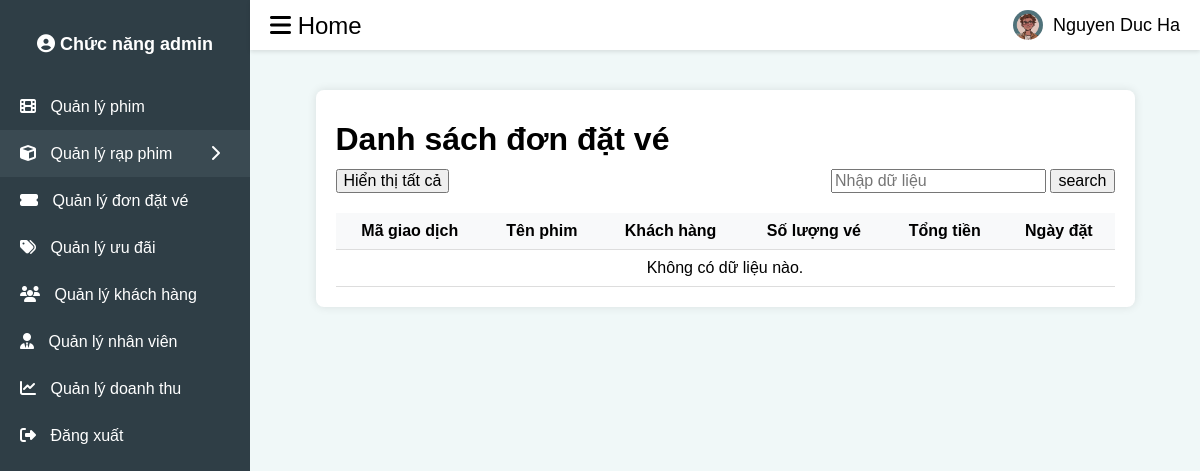
The app's page /admin/ticket_order/order.php, older data.
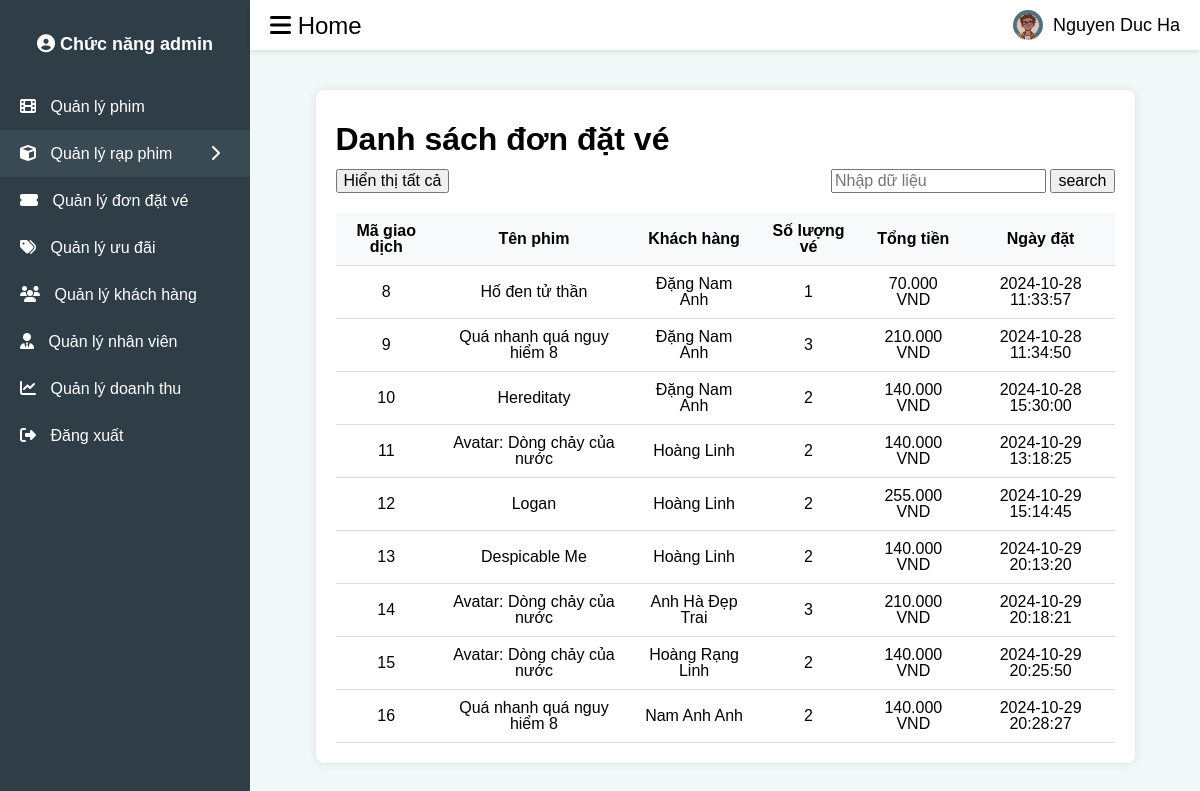
The same page, newer data.
### tables this page shows
CREATE TABLE `ticketbookings` (
  `id` int(11) NOT NULL,
  `movie_name` varchar(255) NOT NULL,
  `customer_id` int(11) NOT NULL,
  `ticket_quantity` int(11) NOT NULL,
  `total_price` decimal(10,2) NOT NULL,
  `screening_time` time NOT NULL,
  `booking_date` datetime DEFAULT current_timestamp()
);

CREATE TABLE `customers` (
  `id` int(11) NOT NULL,
  `customer_name` varchar(255) NOT NULL,
  `email` varchar(255) NOT NULL,
  `phone` varchar(15) NOT NULL,
  `username` varchar(50) NOT NULL,
  `password_cs` varchar(255) NOT NULL
);

### admin/ticket_order/order.php (the view, shortened to what the changed rows need)
<?php
include '../../user/db_connection.php';
$search = isset($_GET['search']) ? addslashes($_GET['search']) : '';
?>
<!DOCTYPE html>
<html lang="en">
<head>
    <link rel="stylesheet" href="https://cdnjs.cloudflare.com/ajax/libs/normalize/8.0.1/normalize.min.css" />
    <link rel="stylesheet" href="../../assets/css/base.css">
    <link rel="stylesheet" href="../css/mainadmin.css">
    <link rel="stylesheet" href="../movie_management/ad_movie.css">
    <link rel="stylesheet" href="/4scinema/assets/fonts/fontawesome-free-6.6.0-web/css/all.min.css">
</head>
<body>
<div class="sidebar">
        <h2>
            <a href="../admin.php">
                <i class="fas fa-user-circle"></i>
                Chức năng admin
            </a>
        </h2>
    </div>
    <div class="content">
        <div class="container">
            <div class="main-header">
                <h1> Danh sách đơn đặt vé</h1>
            </div>
            <table>
                <thead>
                    <tr>
                        <th>Mã giao dịch</th>
                        <th>Tên phim </th>
                        <th>Khách hàng</th>
                        <th>Số lượng vé </th>
                        <th>Tổng tiền</th>
                        <th>Ngày đặt</th>
                    </tr>
                </thead>
                <tbody id="customerList">
                    <?php
                     if (!empty($search)) {
                        $query = "SELECT * FROM ticketbookings WHERE movie_name LIKE '%$search%'";
                        $result = $conn->query($query);
                        $count=1;
                        if ($result->num_rows > 0) {
                            while ($row = $result->fetch_assoc()) {
                                echo '<tr>';
                                echo '<td>' . $count++ .  '</td>';
                                echo '<td>' . $row['movie_name'] . '</td>';
                                echo '<td>' . $row['customer_name'] . '</td>';
                                echo '<td>' . $row['quantity'] . '</td>';
                                echo '<td>' . $row['price'] . '</td>';
                                echo '<td>' . $row['order_date'] . '</td>';
                                echo '</td>';
                            }
                        } else {
                            echo '<tr><td colspan="6">Không có dữ liệu nào.</td></tr>';
                        }
                     }else {
                         $query = " SELECT tb.id, tb.movie_name, c.customer_name, tb.ticket_quantity, tb.total_price, tb.booking_date
                                    FROM ticketbookings tb
                                    JOIN customers c ON tb.customer_id = c.id";
                         $result = $conn->query($query);
                         if ($result->num_rows > 0) {
                             while ($row = $result->fetch_assoc()) {
                                 echo '<tr>';
                                 echo '<td>' . $row['id'] .  '</td>';
                                 echo '<td>' . $row['movie_name'] . '</td>';
                                 echo '<td>' . $row['customer_name'] . '</td>';
                                 echo '<td>' . $row['ticket_quantity'] . '</td>';
                                 echo "<td>" . number_format($row['total_price'], 0, ',', '.') . " VND</td>";
                                 echo "<td>" . $row['booking_date'] . "</td>";
                             }
                         } else {
                             echo '<tr><td colspan="6">Không có dữ liệu nào.</td></tr>';
                         }
                     }
                    ?>
                </tbody>
            </table>
        </div>
    </div>
</body>
</html>

Row changes from the older to the newer data that the page shows:
added ticketbookings: id "8", movie_name "Hố đen tử thần", customer.customer_name "Đặng Nam Anh", ticket_quantity "1", total_price "70.000", booking_date "2024-10-28 11:33:57"
added ticketbookings: id "9", movie_name "Quá nhanh quá nguy hiểm 8", customer.customer_name "Đặng Nam Anh", ticket_quantity "3", total_price "210.000", booking_date "2024-10-28 11:34:50"
added ticketbookings: id "10", movie_name "Hereditaty", customer.customer_name "Đặng Nam Anh", ticket_quantity "2", total_price "140.000", booking_date "2024-10-28 15:30:00"
added ticketbookings: id "11", movie_name "Avatar: Dòng chảy của nước", customer.customer_name "Hoàng Linh", ticket_quantity "2", total_price "140.000", booking_date "2024-10-29 13:18:25"
added ticketbookings: id "12", movie_name "Logan", customer.customer_name "Hoàng Linh", ticket_quantity "2", total_price "255.000", booking_date "2024-10-29 15:14:45"
added ticketbookings: id "13", movie_name "Despicable Me", customer.customer_name "Hoàng Linh", ticket_quantity "2", total_price "140.000", booking_date "2024-10-29 20:13:20"
added ticketbookings: id "14", movie_name "Avatar: Dòng chảy của nước", customer.customer_name "Anh Hà Đẹp Trai", ticket_quantity "3", total_price "210.000", booking_date "2024-10-29 20:18:21"
added ticketbookings: id "15", movie_name "Avatar: Dòng chảy của nước", customer.customer_name "Hoàng Rạng Linh", ticket_quantity "2", total_price "140.000", booking_date "2024-10-29 20:25:50"
added ticketbookings: id "16", movie_name "Quá nhanh quá nguy hiểm 8", customer.customer_name "Nam Anh Anh", ticket_quantity "2", total_price "140.000", booking_date "2024-10-29 20:28:27"
Text that changed along with them:
text no longer shown: "Không có dữ liệu nào."
